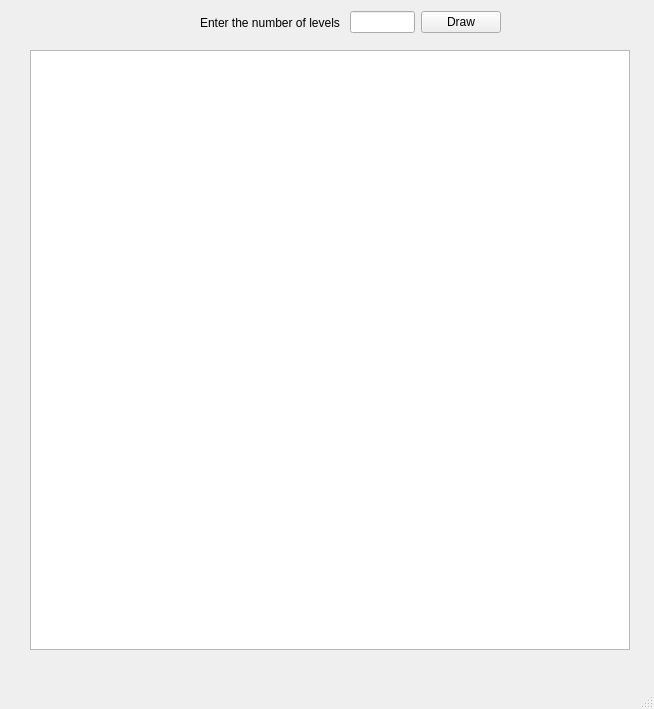
<?xml version="1.0" encoding="UTF-8"?>
<ui version="4.0">
 <class>MainWindow</class>
 <widget class="QMainWindow" name="MainWindow">
  <property name="geometry">
   <rect>
    <x>0</x>
    <y>0</y>
    <width>654</width>
    <height>709</height>
   </rect>
  </property>
  <property name="windowTitle">
   <string>MainWindow</string>
  </property>
  <widget class="QWidget" name="centralwidget">
   <widget class="QWidget" name="layoutWidget">
    <property name="geometry">
     <rect>
      <x>200</x>
      <y>10</y>
      <width>301</width>
      <height>25</height>
     </rect>
    </property>
    <layout class="QHBoxLayout" name="horizontalLayout">
     <item>
      <widget class="QLabel" name="label">
       <property name="text">
        <string>Enter the number of levels </string>
       </property>
      </widget>
     </item>
     <item>
      <widget class="QLineEdit" name="txtLevel"/>
     </item>
     <item>
      <widget class="QPushButton" name="btnDraw">
       <property name="text">
        <string>Draw</string>
       </property>
      </widget>
     </item>
    </layout>
   </widget>
   <widget class="QGraphicsView" name="graphicsView">
    <property name="geometry">
     <rect>
      <x>30</x>
      <y>50</y>
      <width>600</width>
      <height>600</height>
     </rect>
    </property>
   </widget>
  </widget>
  <widget class="QMenuBar" name="menubar">
   <property name="geometry">
    <rect>
     <x>0</x>
     <y>0</y>
     <width>654</width>
     <height>22</height>
    </rect>
   </property>
  </widget>
  <widget class="QStatusBar" name="statusbar"/>
 </widget>
 <resources/>
 <connections/>
</ui>
